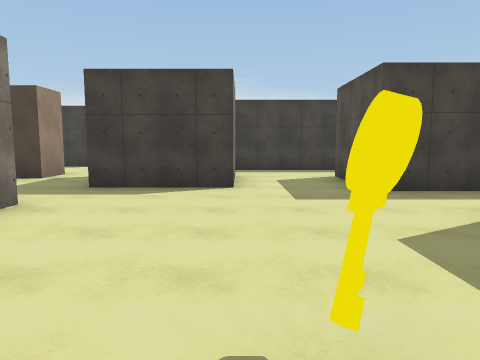
View 1 (above)

24 first-person views from a walk through a Unity game level. The camera is 1.5 m above the floor, tilts 6° down and sees 70° across. The floor is counted in squares, 2 m on a side. Each view is taken from the middle of a square. On the plan, view 1 faces up. The plan holds only what a view shows up to about 11 squares ahead; the rest is blank. The player character is not drawn. Surface patterns are stand-ins for the level's own textures.

View 2
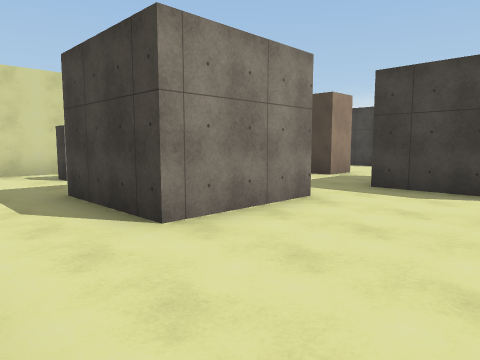

View 3
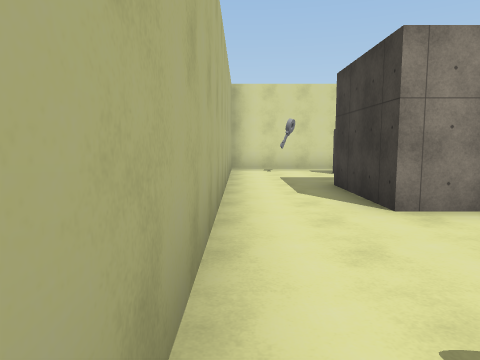

View 4
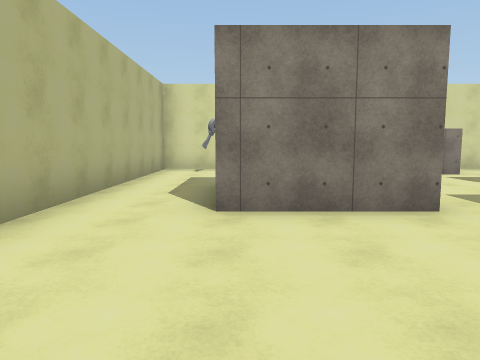

View 5
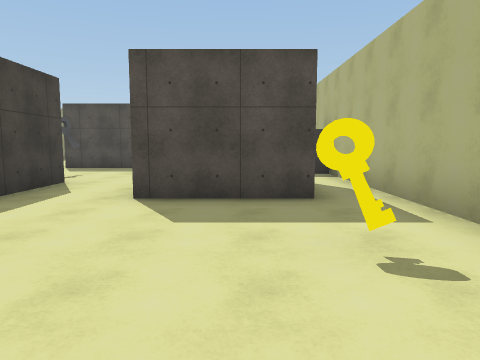

View 6
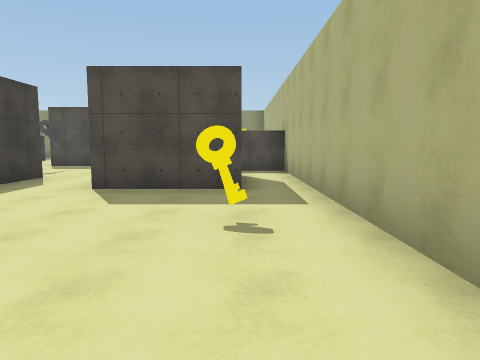

View 7
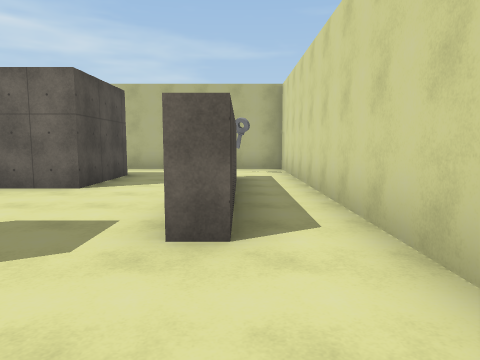

View 8
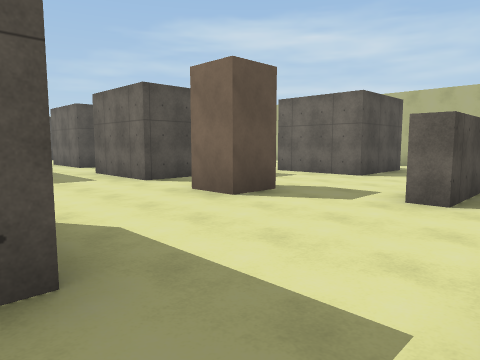

View 9
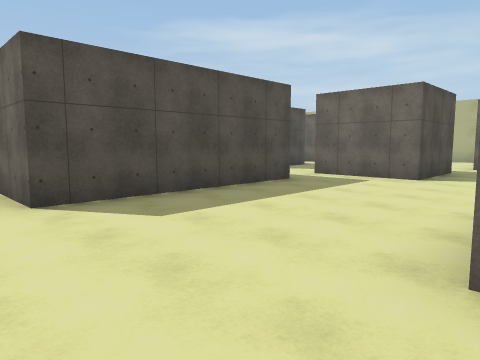

View 10
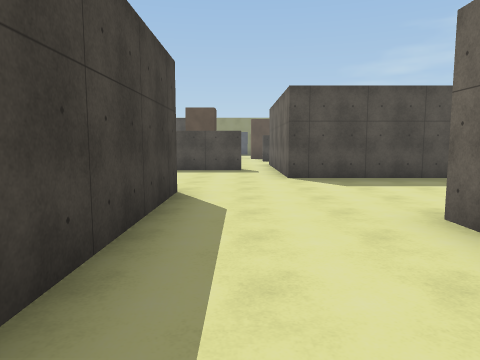

View 11
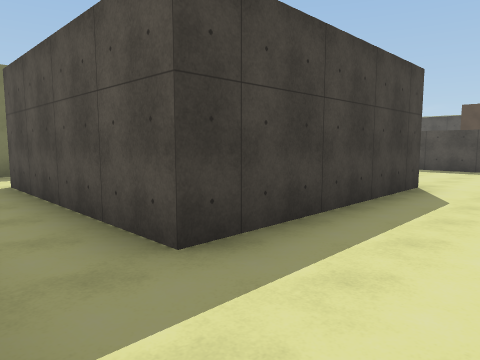

View 12
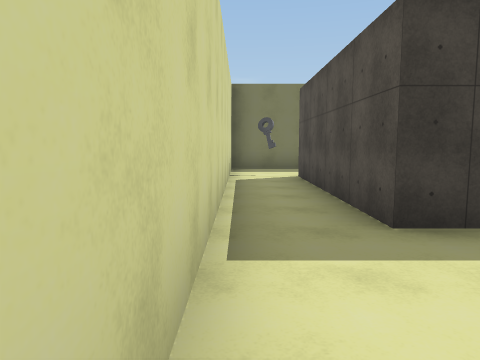

View 13
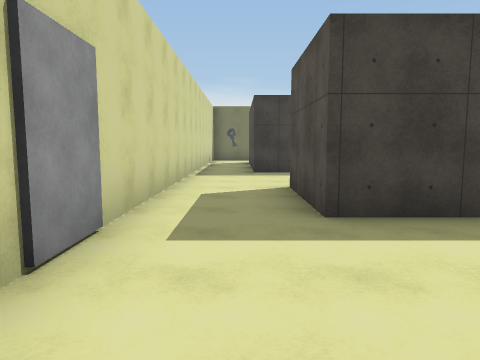

View 14
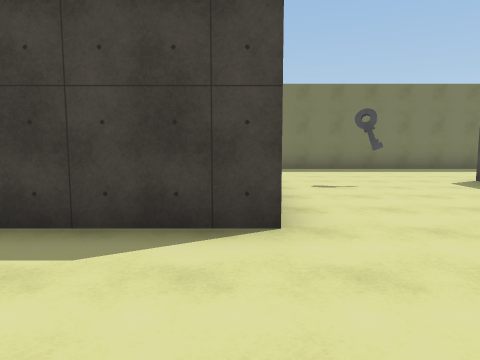

View 15
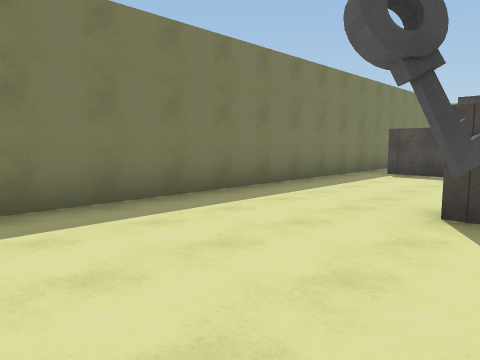

View 16
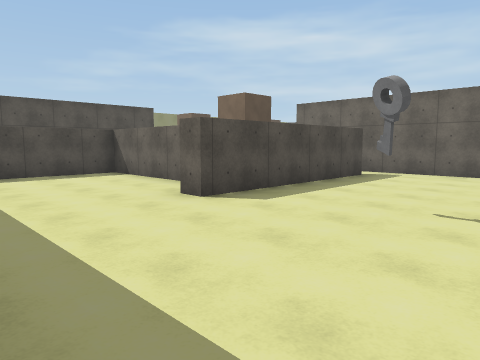

View 17
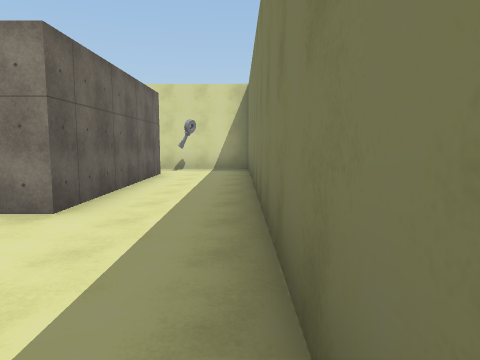

View 18
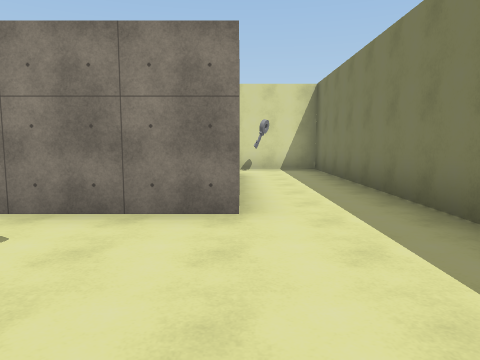

View 19
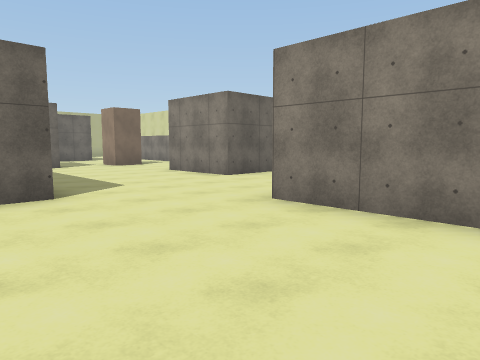

View 20
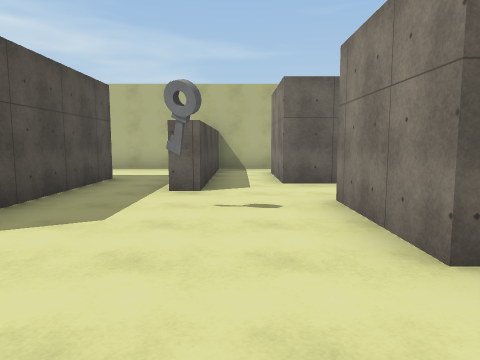

View 21
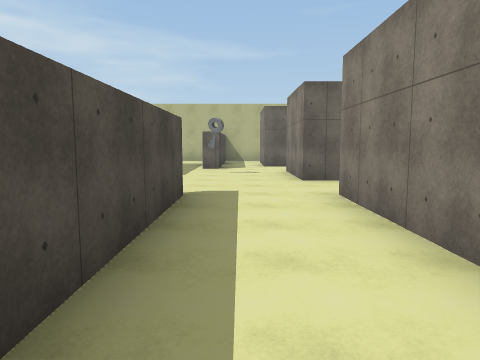

View 22
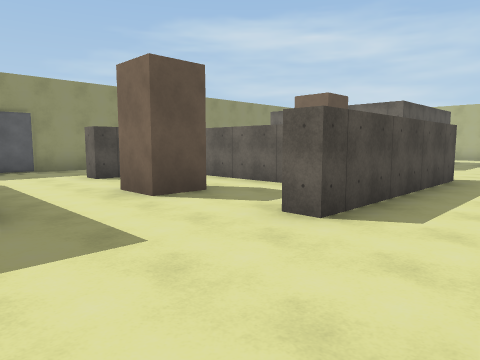

View 23
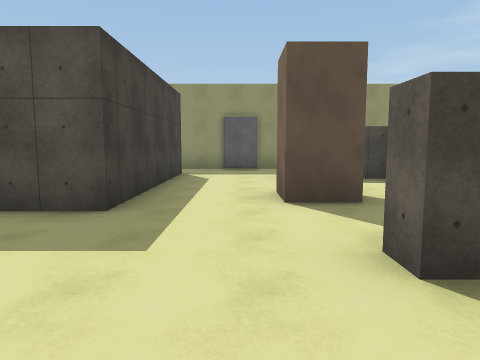

View 24
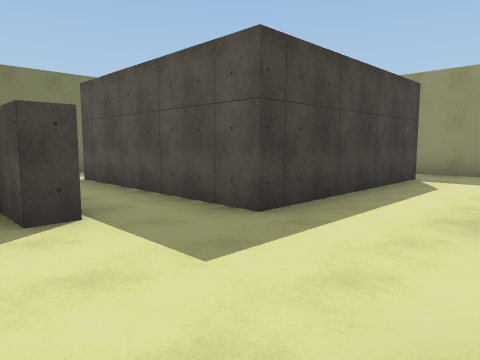

### Floor plan
Points are (right, up) in squares from view 1. A wall is a line through its corners. A room is listed if a view was taken in it or the views show most of it. See-through windows are left out.
Room 1 (views 1, 2, 3, 4, 5, 6)
walls: (-2.6, 4.2) (-2.6, 1.7) (-5.3, 1.7); (0, 5.9) (-2.6, 5.9); (2.7, 0.9) (2.7, 3.5); (-7.4, 2.4) (-8, 2.4); (2.2, 6.6) (2.2, 8) (4.7, 8); (-0.1, 8.4) (-0.1, 6.6); (-7.9, 3.1) (-7.9, 7.4); (4.7, 5.5) (2.6, 5.5); (2.9, 9.9) (-0.1, 9.9); (-9.2, 7.6) (-9.2, -0.2) (5.6, -0.2)
ways out: opening at (-9, 8) to room 2; opening at (-6.5, 3.5) to room 2; opening at (-3, 5) to room 2; opening at (0, 9) to room 2; opening at (3.5, 4.5) to room 4; opening at (3.5, 9) to room 4; opening at (5, 0) to room 6
objects: key (0, 1)
Room 2 (views 7, 8, 9, 10, 11, 12, 13, 14, 16)
walls: (-5.5, 11.5) (-7.1, 11.5) (-7.1, 14); (-6.4, 14) (-4.6, 14) (-4.6, 11.4); (-2.6, 17) (-7.6, 17) (-7.6, 22) (-2.6, 22); (-0.5, 9.9) (-0.5, 14.9) (0.4, 14.9); (-7.9, 7.4) (-7.4, 7.4) (-7.4, 6.9); (-2.6, 5.9) (-2.6, 8.4) (-0.1, 8.4); (-5.3, 1.7) (-5.3, 4.2) (-2.6, 4.2); (-1.5, 24.3) (-9.2, 24.3) (-9.2, 7.6)
ways out: opening at (-9, 8) to room 1; opening at (-6.5, 3.5) to room 1; opening at (-3, 5) to room 1; opening at (0, 9) to room 1; opening at (-2, 23.5) to room 3; opening at (-1, 16) to room 3
objects: block (-5, 8)
Room 3 (views 15, 17, 18, 19)
walls: (3.8, 19.9) (6.8, 19.9) (6.8, 23.5); (-2.6, 22) (-2.6, 17); (1.8, 15.9) (1.8, 21) (2.4, 21); (0.4, 14.9) (2.8, 14.9); (7.5, 24.3) (-1.5, 24.3)
ways out: opening at (-2, 23.5) to room 2; opening at (-1, 16) to room 2; opening at (7, 24) to room 5; gap at (2, 16) to room 5
Room 4 (view 20)
walls: (4.7, 8) (4.7, 5.5); (6.8, 10) (6.8, 14.9); (6.6, 3.4) (6.6, 4.6) (7.2, 4.6); (4.1, 3.5) (5.2, 3.5); (4.5, 13) (4.5, 9.9); (8.8, 2.5) (8.8, 7.5)
ways out: opening at (3.5, 4.5) to room 1; opening at (3.5, 9) to room 1; opening at (5.5, 14.5) to room 5; opening at (8, 3.5) to room 5; opening at (6, 3) to room 6; opening at (8, 8.3)
Room 5 (views 21, 22, 23, 24)
walls: (12.4, 12.8) (12.4, 14.9) (13, 14.9); (9, 12.7) (11.5, 12.7); (15.2, 14) (15.2, 18); (6.8, 14.9) (7.4, 14.9); (13.9, 17.5) (8.8, 17.5) (8.8, 22.5); (7.4, 18.5) (6.8, 18.5) (6.8, 19.5); (9.5, 24.3) (7.5, 24.3); (8.1, -0.2) (9.9, -0.2)
ways out: opening at (7, 24) to room 3; gap at (2, 16) to room 3; opening at (5.5, 14.5) to room 4; opening at (8, 3.5) to room 4
objects: block (4, 17) to (5, 17); block (10, 15)
Room 6 (no view inside)
walls: (5.2, 3.5) (5.2, 0.9); (5.6, -0.2) (6.6, -0.2) (6.6, 3.4)
ways out: opening at (5, 0) to room 1; opening at (6, 3) to room 4

Positions as (right, up) in squares from view 1, and headings:
1: (0, 0), facing up
2: (0, 0), facing up-left
3: (1, 0), facing left
4: (1, 2), facing left
5: (-2, 2), facing right
6: (-3, 1), facing right
7: (-8, 10), facing down
8: (-9, 12), facing down-right
9: (-5, 16), facing down-right
10: (-8, 16), facing right
11: (-9, 15), facing up-right
12: (-9, 14), facing up
13: (-8, 8), facing up
14: (-3, 14), facing up
15: (-2, 20), facing up-right
16: (-2, 24), facing down-right
17: (1, 24), facing left
18: (1, 22), facing left
19: (1, 20), facing down-left
20: (6, 10), facing down
21: (6, 15), facing down
22: (5, 18), facing down-right
23: (5, 16), facing right
24: (6, 15), facing up-right
